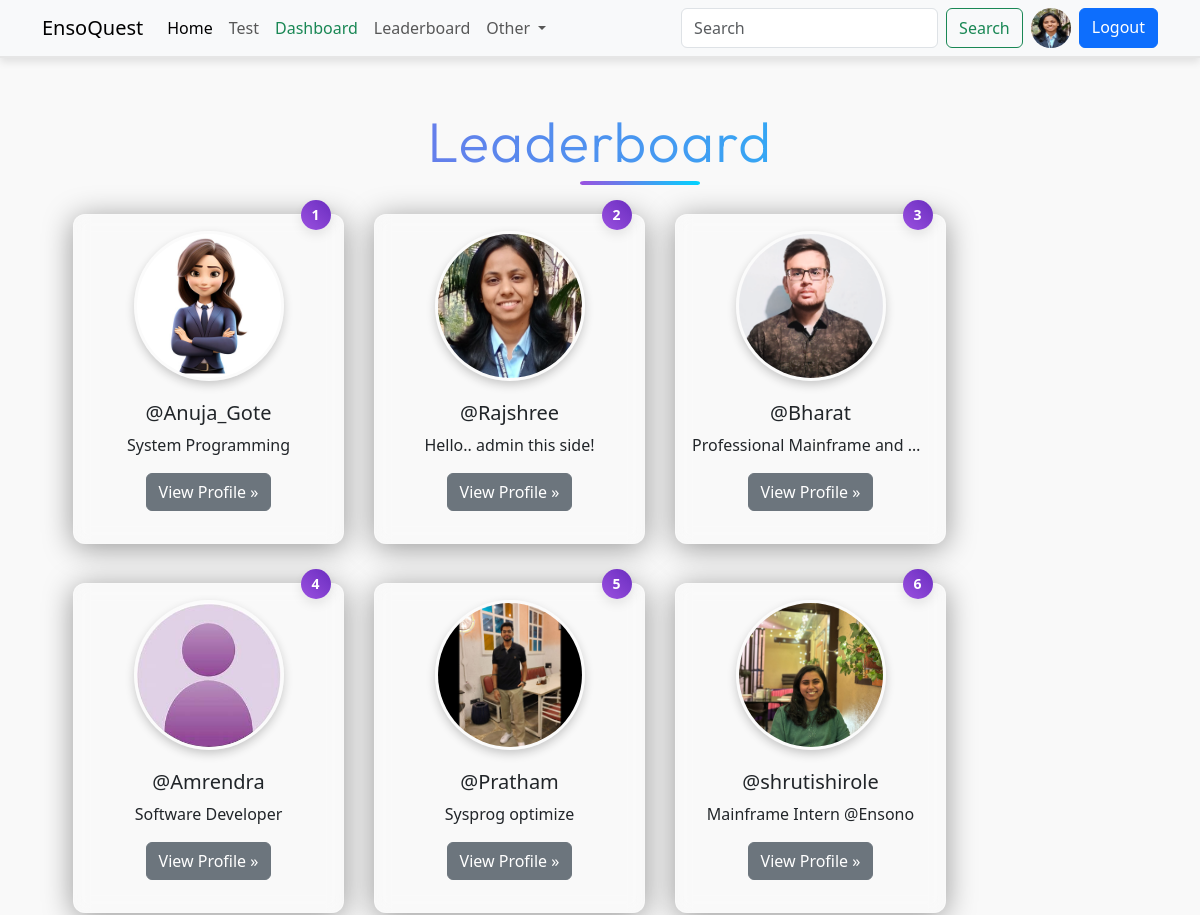
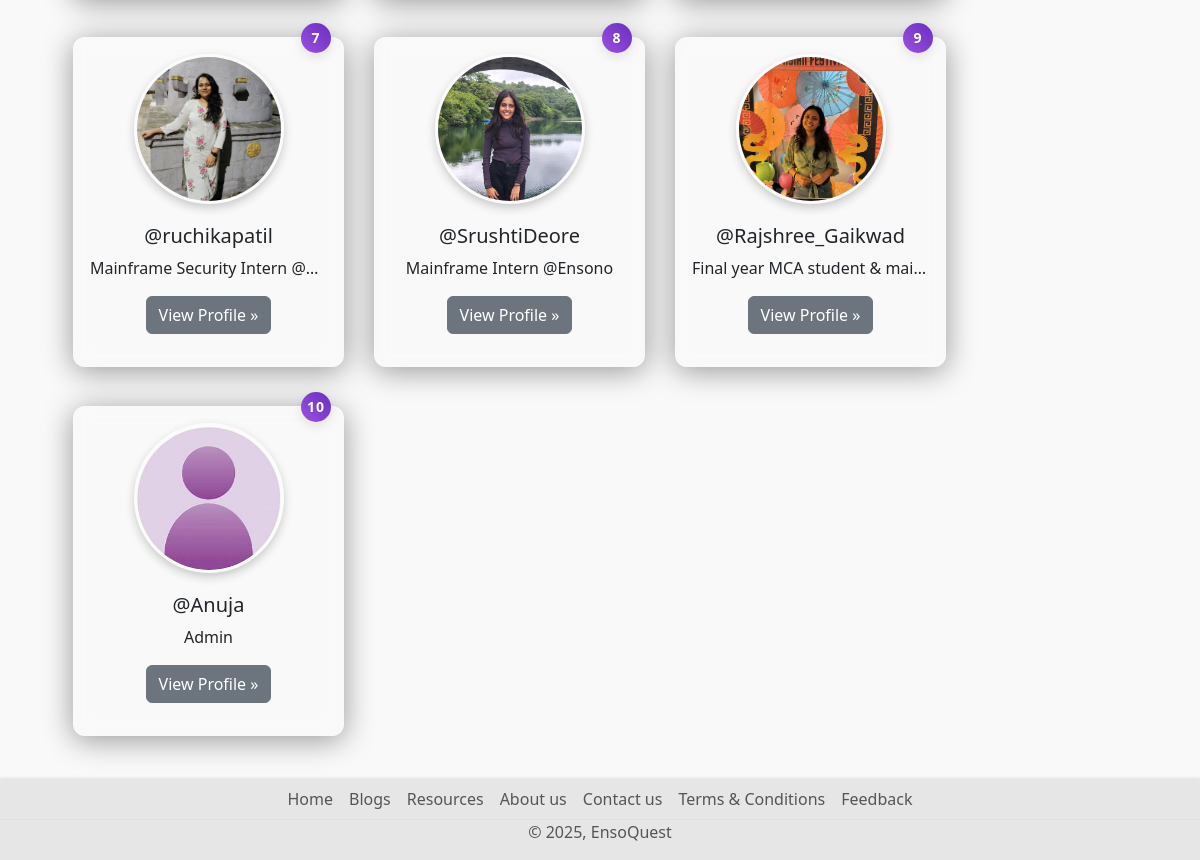
/leaderboard (signed in), run on the app's committed database (2 pictures, top to bottom).
### account/models.py (models this page shows, shortened)
class Profile(models.Model):
    user = models.OneToOneField(User,on_delete=models.CASCADE, null=True,verbose_name='User Object')
    position = models.CharField(max_length=100,blank=True,null=True)
    bio = models.TextField(blank=True,null=True)
    profile_img = models.ImageField(upload_to='profile_image', default='user.png',blank=True,null=True,verbose_name= 'Profile Pic')

### quiz/models.py (models this page shows, shortened)
class UserRank(models.Model):
    user = models.OneToOneField(User, on_delete=models.CASCADE)
    rank = models.IntegerField(null=True, blank=True)
    total_score = models.IntegerField(null=True,blank=True)

### base/views.py (the view)
# urls.py: path('leaderboard', views.leaderboard_view, name='leaderboard'),
@login_required(login_url="login")
def leaderboard_view(request):
    user_object = request.user
    user_profile = request.user.profile
    leaderboard_users = UserRank.objects.order_by('rank')
    context = {"leaderboard_users":leaderboard_users}
    return render(request, "Leaderboard.html", context)

### Templates/Leaderboard.html (shortened to what this page needs)
{% extends 'index.html' %}
{% block content %}
{% load static %}
<link rel="stylesheet" href="{% static 'css/leaderboard-style.css' %}">
  <div class="container text-center">
    <h1 class="display-4 text-center my-5 title ">Leaderboard</h1>
    <div class="row row-cols-sm-1 row-cols-md-2 row-cols-lg-3 row-cols-xl-4  gx-3 gy-4 mx-3 ">
      {% if leaderboard_users|length == 0 %}
      <div class="col-lg-4 position-relative mb-4">
        <h4 class="text-center text-danger"> No User Available on Leaderboard</h4>
      </div>
      {% else %}
      {% for rank in leaderboard_users %}
      <div class="col-lg-4 position-relative mb-4 leaderboard-card">
        <img src="{{rank.user.profile.profile_img.url}}" class="leaderboard-img rounded-circle alt=user-profile">
        <span class=" position-absolute top-0 start-90 translate-middle badge rounded-pill modern-badge ">
          {{ forloop.counter}}
        </span>
        <h2 class="fw-normal username">@{{rank.user.username}}</h2>
        <p class="card-bio">{{rank.user.profile.bio}}</p>
        <p><a class="btn btn-secondary " href="{% url 'profile' rank.user.username %}">View Profile »</a></p>
      </div>
      {% endfor %}
      {% endif %}
    </div>
  </div>
{% endblock content %}

### Templates/components/navbar.html (shortened to what this page needs)
  <nav class="navbar navbar-expand-lg bg-body-tertiary d-none d-lg-block">
    <div class="container">
      <a class="navbar-brand" href="{% url 'home' %}">EnsoQuest</a>
      <div class="collapse navbar-collapse" id="navbarSupportedContent">
        <ul class="navbar-nav me-auto mb-2 mb-lg-0">
          <li class="nav-item">
            <a class="nav-link active" aria-current="page" href="{% url 'home' %}">Home</a>
          </li>
          <li class="nav-item">
            <a class="nav-link" href="{% url 'all_quiz' %}">Test</a>
          </li>
          {% if request.user.is_superuser %}
          <li class="nav-item">
          <a class="nav-link text-success" href="{% url 'dashboard' %}" >Dashboard</a>
          </li>
          {% endif %}
          <li class="nav-item">
            <a class="nav-link" href="{% url 'leaderboard' %}">Leaderboard</a>
          </li>
          <li class="nav-item dropdown">
            <a class="nav-link dropdown-toggle" href="#" role="button" data-bs-toggle="dropdown" aria-expanded="false">
              Other
            </a>
          </li>
        </ul>
        <form class="d-flex" role="search" action="{% url 'search_users' %}">
          <input class="form-control me-2" type="search" name="q" placeholder="Search" aria-label="Search">
          <button class="btn btn-outline-success" type="submit">Search</button>
          {% if request.user.is_authenticated %}
          <a href="{% url 'profile' request.user.username %}" data-bs-toggle="tooltip" data-bs-placement="bottom" data-bs-title="{{request.user.username}}" class="mx-2">
            <img src="{{request.user.profile.profile_img.url}}" class="rounded-circle" width="40" height="40" alt="profile_img">
          </a>
          <a href="{% url 'logout' %}" class="btn btn-primary">Logout</a>
          {% else %}
          <a href="{% url 'login' %}" class="btn btn-primary ms-2">Login</a>
          {% endif %}
        </form>
      </div>
    </div>
  </nav>

### static/css/style.css (style rules this page uses)
.title { font-family: 'Outfit', sans-serif; font-size: clamp(2.5rem, 6vw, 4rem); font-weight: 700; background: linear-gradient(90deg, #9b51e0, #00d4ff); -webkit-background-clip: text; background-clip: text; -webkit-text-fill-color: transparent; color: transparent; opacity: 0; animation: fadeInTitle 1.3s ease-in-out forwards; margin: 2rem 0 1rem; line-height: 1.2; text-align: center; letter-spacing: 1.5px; position: relative; }
.title::after { content: ""; position: absolute; left: 50%; transform: translateX(-50%); bottom: -10px; width: 60px; height: 4px; background: linear-gradient(to right, #9b51e0, #00d4ff); border-radius: 999px; opacity: 0; animation: fadeInLine 1.5s ease-in-out forwards 0.8s; margin: 0 10px; }
body { background-color: #f9f9f9; font-family: 'Segoe UI', Tahoma, Geneva, Verdana, sans-serif; }

### static/css/leaderboard-style.css (style rules this page uses)
body { background-color: #f9f9f9; }
.card-bio { display: block; white-space: nowrap; overflow: hidden; text-overflow: ellipsis; width: 100%; }
.leaderboard-card { background: rgba(255, 255, 255, 0.1); border-radius: 12px; padding: 16px; margin: 15px; backdrop-filter: blur(8px); -webkit-backdrop-filter: blur(8px); border: 1px solid rgba(255, 255, 255, 0.2); box-shadow: 0 4px 30px rgba(0, 0, 0, 0.4); max-width: 280px; min-height: 280px; display: flex; flex-direction: column; align-items: center; justify-content: space-between; transition: transform 0.3s ease, box-shadow 0.3s ease; }
.leaderboard-card img { width: 150px; height: 150px; object-fit: cover; border-radius: 50%; margin-bottom: 10px; }
.leaderboard-card .username { font-size: 20px; font-weight: bold; text-align: center; margin-top: 10px; }
.modern-badge { background: linear-gradient(45deg, #9b51e0, #6a2dbf); color: white; padding: 12px; font-size: 14px; font-weight: 600; border-radius: 50%; width: 30px; height: 30px; box-shadow: 0 4px 12px rgba(0, 0, 0, 0.1); transition: all 0.3s ease; text-transform: uppercase; letter-spacing: 1px; text-align: center; display: flex; justify-content: center; align-items: center; }
.position-absolute { position: absolute; }
.top-0 { top: 0; }
.start-90 { left: 90%; }
.translate-middle { transform: translate(-50%, -50%); }
.leaderboard-img { width: 150px; height: 150px; object-fit: cover; object-position: center; border-radius: 50%; border: 3px solid rgba(255, 255, 255, 0.3); box-shadow: 0 4px 10px rgba(0, 0, 0, 0.2); transition: transform 0.3s ease, box-shadow 0.3s ease; }

### Templates/index.html (style rules this page uses)
body { padding-top: 60px; padding-bottom: 50px; margin: 0; }
nav.navbar { position: fixed; top: 0; left: 0; right: 0; width: 100%; background-color: rgba(249, 249, 249, 0.8); box-shadow: 0 4px 8px rgba(0, 0, 0, 0.1); border-bottom: 2px solid #e6e6e6; z-index: 9999; }

### data on the page
UserRank: user.profile.profile_img (picture), user.username "Anuja_Gote", user.profile.bio "System Programming"
UserRank: user.profile.profile_img (picture), user.username "Rajshree", user.profile.bio "Hello.. admin this side!"
UserRank: user.profile.profile_img (picture), user.username "Bharat", user.profile.bio "Professional Mainframe and…"
UserRank: user.profile.profile_img (placeholder picture), user.username "Amrendra", user.profile.bio "Software Developer"
UserRank: user.profile.profile_img (picture), user.username "Pratham", user.profile.bio "Sysprog optimize"
UserRank: user.profile.profile_img (picture), user.username "shrutishirole", user.profile.bio "Mainframe Intern @Ensono"
UserRank: user.profile.profile_img (picture), user.username "ruchikapatil", user.profile.bio "Mainframe Security Intern @…"
UserRank: user.profile.profile_img (picture), user.username "SrushtiDeore", user.profile.bio "Mainframe Intern @Ensono"
UserRank: user.profile.profile_img (picture), user.username "Rajshree_Gaikwad", user.profile.bio "Final year MCA student & mai…"
UserRank: user.profile.profile_img (placeholder picture), user.username "Anuja", user.profile.bio "Admin"
